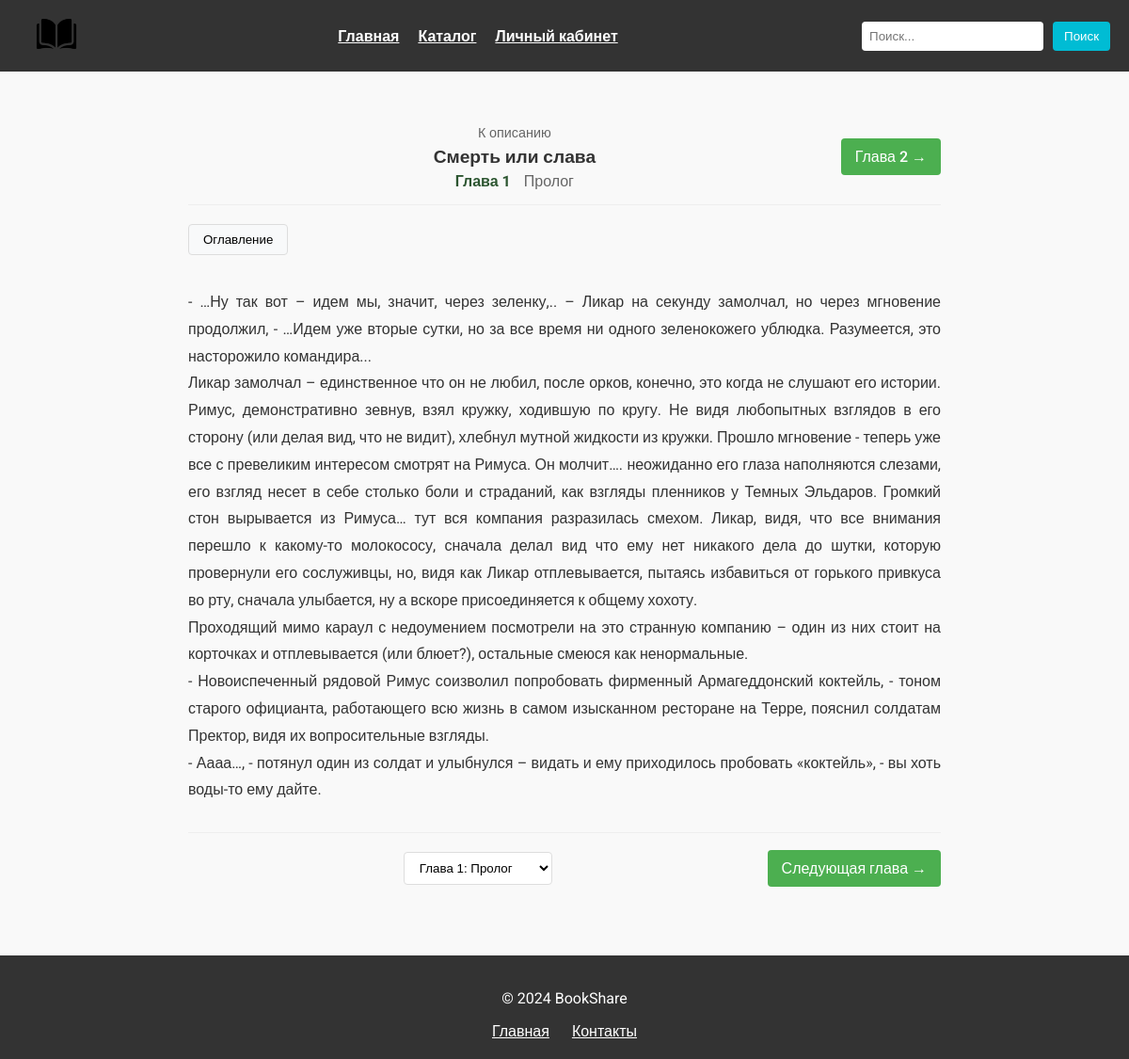
The page /books/1/read/chapter/1/ on the database its author committed.
### myz_app/models.py (models this page shows, shortened)
class Book(models.Model):
    bookName = models.CharField(max_length=200)
    yearOfPublication = models.IntegerField()
    desc = models.TextField(max_length=512, blank=True, null=True)
    author = models.ForeignKey('Author', on_delete=models.CASCADE)
    genre = models.ManyToManyField('Genre')
    publisher = models.ForeignKey('Publisher', on_delete=models.CASCADE)
    image = models.ImageField(upload_to="book_images/")
    quantity = models.PositiveIntegerField(default=0, verbose_name="Количество")
    price = models.DecimalField(default=0, max_digits=10, decimal_places=2, verbose_name="Цена")
    book_file = models.FileField(upload_to="book_files/", blank=True, null=True, verbose_name="Файл книги")

class Chapter(models.Model):
    book = models.ForeignKey('Book', on_delete=models.CASCADE, related_name='chapters')
    chapter_number = models.PositiveIntegerField(verbose_name="Номер главы")
    title = models.CharField(max_length=200, verbose_name="Название главы")
    content = models.TextField(verbose_name="Текст главы")
    created_at = models.DateTimeField(auto_now_add=True)
    class Meta:
        ordering = ['chapter_number']
        unique_together = ['book', 'chapter_number']

### myz_app/views.py (the view)
# urls.py: path('books/<int:book_pk>/read/chapter/<int:chapter_number>/', views.read_chapter, name='read_chapter'),
def read_chapter(request, book_pk, chapter_number):
    book = get_object_or_404(Book, pk=book_pk)
    chapter = get_object_or_404(Chapter, book=book, chapter_number=chapter_number)
    previous_chapter = Chapter.objects.filter(
        book=book,
        chapter_number__lt=chapter_number
    ).order_by('-chapter_number').first()
    next_chapter = Chapter.objects.filter(
        book=book,
        chapter_number__gt=chapter_number
    ).order_by('chapter_number').first()
    all_chapters = Chapter.objects.filter(book=book).order_by('chapter_number')
    context = {
        'book': book,
        'chapter': chapter,
        'previous_chapter': previous_chapter,
        'next_chapter': next_chapter,
        'all_chapters': all_chapters,
        'current_chapter_number': chapter_number,
    }
    return render(request, 'read_chapter.html', context)

### myz_app/templates/read_chapter.html (shortened to what this page needs)
{% extends "base.html" %}
{% load static %}
{% block content %}
<div class="reading-container">
    <div class="reading-navigation">
        <div class="nav-center">
            <a href="{% url 'book_detail' book.pk %}" class="back-to-book">К описанию</a>
            <h2>{{ book.bookName }}</h2>
            <div class="chapter-info">
                <span class="chapter-number">Глава {{ chapter.chapter_number }}</span>
                <span class="chapter-title">{{ chapter.title }}</span>
            </div>
        </div>
        <div class="nav-right">
            {% if next_chapter %}
                <a href="{% url 'read_chapter' book.pk next_chapter.chapter_number %}" class="nav-button next-button">
                    Глава {{ next_chapter.chapter_number }} →
                </a>
            {% endif %}
        </div>
    </div>
    <div class="chapters-dropdown">
        <button class="dropdown-toggle">Оглавление</button>
    </div>
    <div class="chapter-content">
        {{ chapter.content|linebreaks }}
    </div>
    <div class="reading-navigation bottom-navigation">
        <div class="nav-center">
            <select class="chapter-selector" onchange="location = this.value;">
                {% for chap in all_chapters %}
                    <option value="{% url 'read_chapter' book.pk chap.chapter_number %}"
                            {% if chap.chapter_number == current_chapter_number %}selected{% endif %}>
                        Глава {{ chap.chapter_number }}: {{ chap.title }}
                    </option>
                {% endfor %}
            </select>
        </div>
        <div class="nav-right">
            {% if next_chapter %}
                <a href="{% url 'read_chapter' book.pk next_chapter.chapter_number %}" class="nav-button next-button">
                    Следующая глава →
                </a>
            {% endif %}
        </div>
    </div>
</div>
{% endblock %}

### myz_app/templates/read_chapter.html (style rules this page uses)
.reading-container { max-width: 800px; margin: 0 auto; padding: 20px; }
.reading-navigation { display: flex; justify-content: space-between; align-items: center; padding: 15px 0; border-bottom: 1px solid #eee; margin-bottom: 20px; }
.bottom-navigation { border-top: 1px solid #eee; border-bottom: none; margin-top: 30px; padding-top: 20px; }
.nav-center { text-align: center; flex-grow: 1; }
.nav-center h2 { margin: 5px 0; font-size: 1.2em; color: #333; }
.chapter-info { margin-top: 5px; }
.chapter-number { font-weight: bold; color: #2c5530; }
.chapter-title { color: #666; margin-left: 10px; }
.nav-button { padding: 10px 15px; background-color: #4CAF50; color: white; text-decoration: none; border-radius: 4px; font-weight: 500; min-width: 120px; text-align: center; }
.back-to-book { color: #666; text-decoration: none; font-size: 0.9em; }
.chapters-dropdown { position: relative; display: inline-block; margin-bottom: 20px; }
.dropdown-toggle { padding: 8px 15px; background-color: #f8f9fa; border: 1px solid #ddd; border-radius: 4px; cursor: pointer; }
.chapter-selector { padding: 8px 12px; border: 1px solid #ddd; border-radius: 4px; background-color: white; }
.chapter-content { line-height: 1.8; font-size: 16px; text-align: justify; margin-bottom: 30px; }
.chapter-content p { margin-bottom: 1.2em; }

### myz_app/templates/base.html (style rules this page uses)
html, body { width: 100%; height: 100%; margin: 0; padding: 0; font-family: 'Roboto', sans-serif; background-color: #f9f9f9; color: #333; }
a { color: inherit; }

### rows shown on the page
Book: bookName "Смерть или слава"
Chapter: chapter_number "1", title "Пролог", content "- …Ну так вот – идем мы, значит, через зеленку,.. – Ликар на секунду замолчал, но через мгновение продолжил, - …Идем уже вторые сутки, но за все время ни одного зеленокожего ублюдка. Разумеется, это насторожило командира... Ликар замолчал – единственное что он не любил, после орков, конечно, это когда не слушают его истории. Римус, демонстративно зевнув, взял кружку, ходившую по кругу. Не видя любопытных взглядов в его сторону (или делая вид, что не видит), хлебнул мутной жидкости из кружки. Прошло мгновение - теперь уже все с превеликим интересом смотрят на Римуса. Он молчит…. неожиданно его глаза наполняются слезами, его взгляд несет в себе столько боли и страданий, как взгляды пленников…"
Chapter: chapter_number "2"
